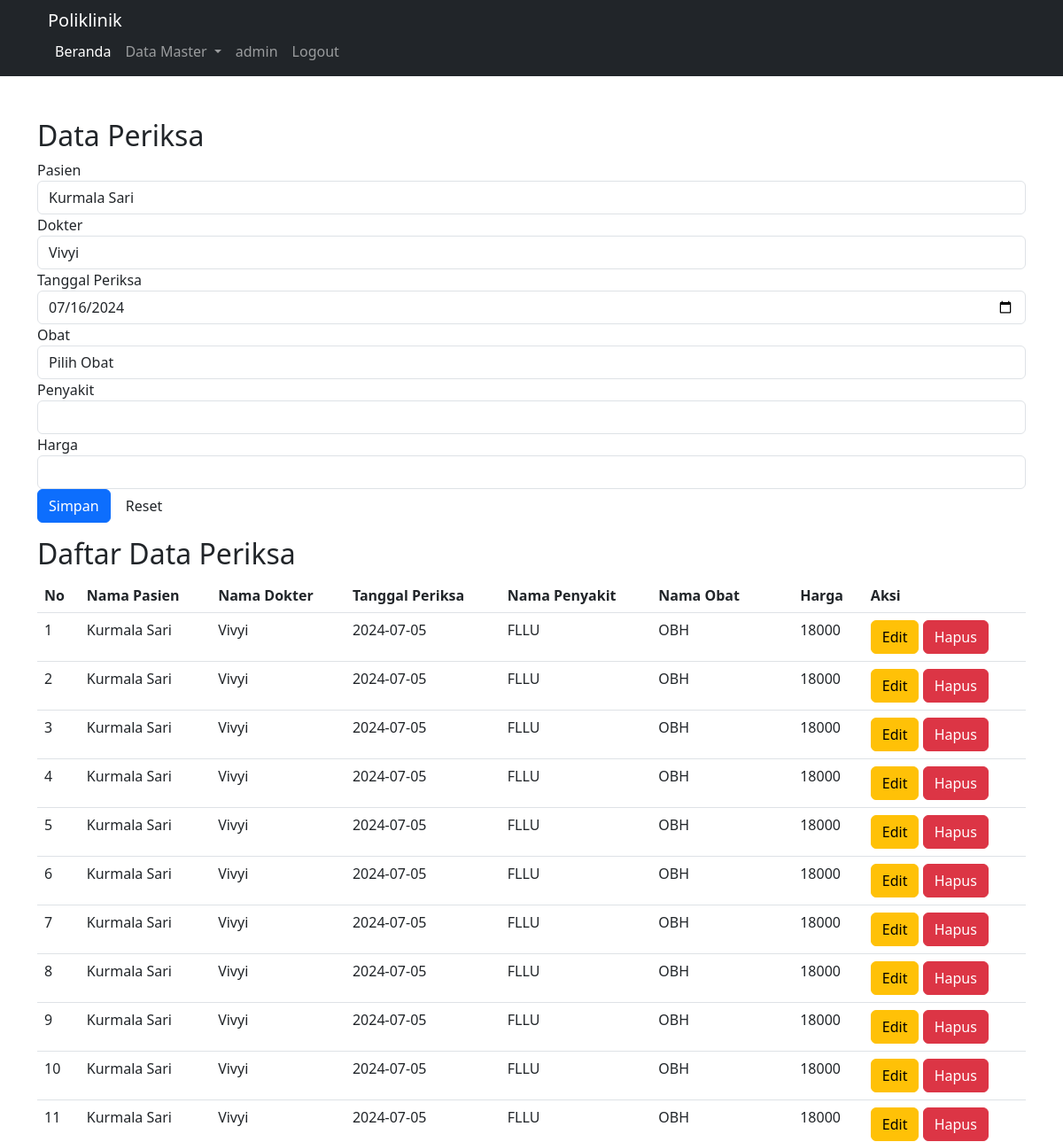
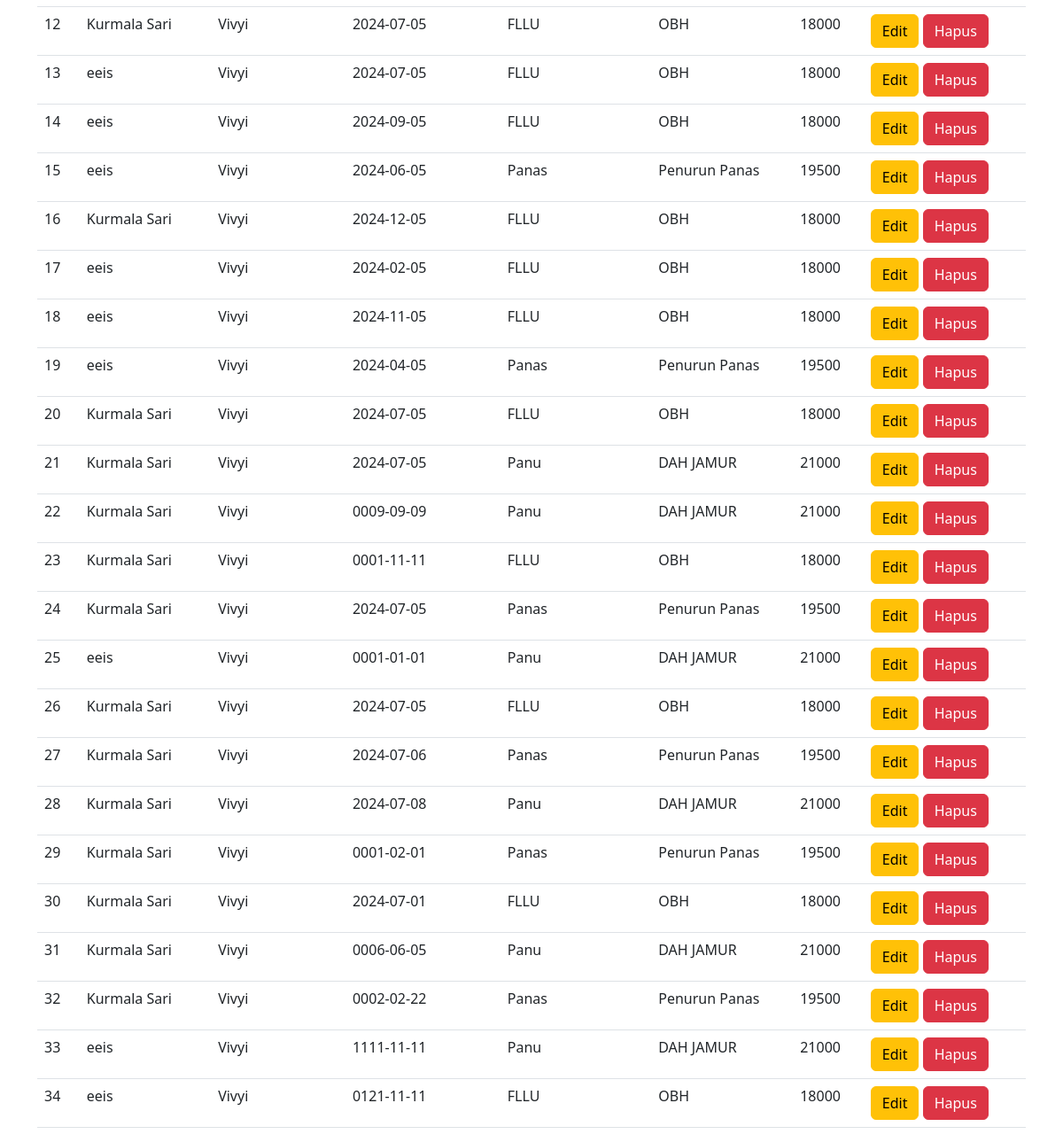
Page /coba.php on the committed database (2 pictures, top to bottom).
### tables this page shows
CREATE TABLE `periksa` (
  `id_periksa` int(11) NOT NULL,
  `id_pasien` int(11) NOT NULL,
  `id_dokter` int(11) NOT NULL,
  `tgl_periksa` date NOT NULL,
  `id_obat` int(11) NOT NULL,
  `id_penyakit` int(11) NOT NULL,
  `id_harga` int(11) NOT NULL
);

CREATE TABLE `pasien` (
  `id_pasien` int(11) NOT NULL,
  `nama_pasien` varchar(30) NOT NULL,
  `alamat_pasien` text NOT NULL,
  `no_hp_pasien` varchar(50) NOT NULL
);

CREATE TABLE `dokter` (
  `id_dokter` int(11) NOT NULL,
  `nama_dokter` varchar(50) NOT NULL,
  `alamat_dokter` text NOT NULL,
  `no_hp_dokter` varchar(50) NOT NULL
);

CREATE TABLE `obat` (
  `id_obat` int(11) NOT NULL,
  `nama_obat` varchar(255) NOT NULL,
  `id_penyakit` varchar(255) NOT NULL,
  `harga` int(11) NOT NULL,
  `foto` varchar(100) NOT NULL
);

### coba.php (the view, shortened to what this page needs)
<?php
include "header.php";
include "database.php";
?>
<div class="container mt-5">
    <h2>Data Periksa</h2>
    <form name="periksa" action="data_periksa.php" method="POST">
        <div class="form-group">
            <label for="inputpasien">Pasien</label>
            <select class="form-control" name="id_pasien">
                <?php
                $pasien_result = mysqli_query($conn, "SELECT * FROM pasien");
                while ($data_pasien = mysqli_fetch_array($pasien_result)) {
                    echo '<option value="' . $data_pasien['id_pasien'] . '">' . $data_pasien['nama_pasien'] . '</option>';
                }
                ?>
            </select>
        </div>
        <div class="form-group">
            <label for="inputDokter">Dokter</label>
            <select class="form-control" name="id_dokter">
                <?php
                $dokter_result = mysqli_query($conn, "SELECT * FROM dokter");
                while ($data_dokter = mysqli_fetch_array($dokter_result)) {
                    echo '<option value="' . $data_dokter['id_dokter'] . '">' . $data_dokter['nama_dokter'] . '</option>';
                }
                ?>
            </select>
        </div>
        <div class="form-group">
            <label for="tgl">Tanggal Periksa</label>
            <input type="date" name="tgl_periksa" id="tgl" value="<?= date('Y-m-d') ?>" class="form-control" required autofocus>
        </div>
        <div class="form-group">
            <label for="inputObat">Obat</label>
            <select class="form-control" name="id_obat" id="inputObat" onchange="updateFields()">
                <option value="">Pilih Obat</option>
            </select>
        </div>
        <div class="form-group">
            <label for="inputPenyakit">Penyakit</label>
            <input type="text" class="form-control" name="id_penyakit" id="inputPenyakit" readonly>
        </div>
        <div class="form-group">
            <label for="inputHarga">Harga</label>
            <input type="text" class="form-control" name="id_harga" id="inputHarga" readonly>
        </div>
        <button type="submit" class="btn btn-primary">Simpan</button>
        <button type="reset" class="btn btn-default">Reset</button>
    </form>
    <h2>Daftar Data Periksa</h2>
    <table class="table">
        <thead>
            <tr>
                <th>No</th>
                <th>Nama Pasien</th>
                <th>Nama Dokter</th>
                <th>Tanggal Periksa</th>
                <th>Nama Penyakit</th>
                <th>Nama Obat</th>
                <th>Harga</th>
                <th>Aksi</th>
            </tr>
        </thead>
        <tbody>
            <?php
            $result = mysqli_query($conn, "SELECT p.*, ps.nama_pasien, d.nama_dokter, o.id_penyakit, o.nama_obat, o.harga
                                          FROM periksa p
                                          INNER JOIN pasien ps ON p.id_pasien = ps.id_pasien
                                          INNER JOIN dokter d ON p.id_dokter = d.id_dokter
                                          INNER JOIN obat o ON p.id_obat = o.id_obat");
            $no = 1;
            while ($ambil_data = mysqli_fetch_array($result)) {
            ?>
                <tr>
                    <td><?php echo $no++ ?></td>
                    <td><?php echo $ambil_data['nama_pasien'] ?></td>
                    <td><?php echo $ambil_data['nama_dokter'] ?></td>
                    <td><?php echo $ambil_data['tgl_periksa'] ?></td>
                    <td><?php echo $ambil_data['id_penyakit'] ?></td>
                    <td><?php echo $ambil_data['nama_obat'] ?></td>
                    <td><?php echo $ambil_data['harga'] ?></td>
                    <td>
                        <a href="edit_dokter.php?id=<?php echo $ambil_data['id_dokter']?>" class="btn btn-warning">Edit</a>
                        <a href="hapus_data_dokter.php?id=<?php echo $ambil_data['id_dokter']?>" class="btn btn-danger" onclick="return confirm('Yakin Hapus ini ?')">Hapus</a>
                    </td>
                </tr>
            <?php
            }
            ?>
        </tbody>
    </table>
</div>

### rows in the picture
periksa: id_pasien.nama_pasien "Kurmala Sari", id_dokter.nama_dokter "Vivyi", tgl_periksa "2024-07-05", id_obat.id_penyakit "FLLU", id_obat.nama_obat "OBH", id_obat.harga "18000"
periksa: id_pasien.nama_pasien "Kurmala Sari", id_dokter.nama_dokter "Vivyi", tgl_periksa "2024-07-05", id_obat.id_penyakit "FLLU", id_obat.nama_obat "OBH", id_obat.harga "18000"
periksa: id_pasien.nama_pasien "Kurmala Sari", id_dokter.nama_dokter "Vivyi", tgl_periksa "2024-07-05", id_obat.id_penyakit "FLLU", id_obat.nama_obat "OBH", id_obat.harga "18000"
periksa: id_pasien.nama_pasien "Kurmala Sari", id_dokter.nama_dokter "Vivyi", tgl_periksa "2024-07-05", id_obat.id_penyakit "FLLU", id_obat.nama_obat "OBH", id_obat.harga "18000"
periksa: id_pasien.nama_pasien "Kurmala Sari", id_dokter.nama_dokter "Vivyi", tgl_periksa "2024-07-05", id_obat.id_penyakit "FLLU", id_obat.nama_obat "OBH", id_obat.harga "18000"
periksa: id_pasien.nama_pasien "Kurmala Sari", id_dokter.nama_dokter "Vivyi", tgl_periksa "2024-07-05", id_obat.id_penyakit "FLLU", id_obat.nama_obat "OBH", id_obat.harga "18000"
periksa: id_pasien.nama_pasien "Kurmala Sari", id_dokter.nama_dokter "Vivyi", tgl_periksa "2024-07-05", id_obat.id_penyakit "FLLU", id_obat.nama_obat "OBH", id_obat.harga "18000"
periksa: id_pasien.nama_pasien "Kurmala Sari", id_dokter.nama_dokter "Vivyi", tgl_periksa "2024-07-05", id_obat.id_penyakit "FLLU", id_obat.nama_obat "OBH", id_obat.harga "18000"
periksa: id_pasien.nama_pasien "Kurmala Sari", id_dokter.nama_dokter "Vivyi", tgl_periksa "2024-07-05", id_obat.id_penyakit "FLLU", id_obat.nama_obat "OBH", id_obat.harga "18000"
periksa: id_pasien.nama_pasien "Kurmala Sari", id_dokter.nama_dokter "Vivyi", tgl_periksa "2024-07-05", id_obat.id_penyakit "FLLU", id_obat.nama_obat "OBH", id_obat.harga "18000"
periksa: id_pasien.nama_pasien "Kurmala Sari", id_dokter.nama_dokter "Vivyi", tgl_periksa "2024-07-05", id_obat.id_penyakit "FLLU", id_obat.nama_obat "OBH", id_obat.harga "18000"
periksa: id_pasien.nama_pasien "Kurmala Sari", id_dokter.nama_dokter "Vivyi", tgl_periksa "2024-07-05", id_obat.id_penyakit "FLLU", id_obat.nama_obat "OBH", id_obat.harga "18000"
periksa: id_pasien.nama_pasien "eeis", id_dokter.nama_dokter "Vivyi", tgl_periksa "2024-07-05", id_obat.id_penyakit "FLLU", id_obat.nama_obat "OBH", id_obat.harga "18000"
periksa: id_pasien.nama_pasien "eeis", id_dokter.nama_dokter "Vivyi", tgl_periksa "2024-09-05", id_obat.id_penyakit "FLLU", id_obat.nama_obat "OBH", id_obat.harga "18000"
periksa: id_pasien.nama_pasien "eeis", id_dokter.nama_dokter "Vivyi", tgl_periksa "2024-06-05", id_obat.id_penyakit "Panas", id_obat.nama_obat "Penurun Panas", id_obat.harga "19500"
periksa: id_pasien.nama_pasien "Kurmala Sari", id_dokter.nama_dokter "Vivyi", tgl_periksa "2024-12-05", id_obat.id_penyakit "FLLU", id_obat.nama_obat "OBH", id_obat.harga "18000"
periksa: id_pasien.nama_pasien "eeis", id_dokter.nama_dokter "Vivyi", tgl_periksa "2024-02-05", id_obat.id_penyakit "FLLU", id_obat.nama_obat "OBH", id_obat.harga "18000"
periksa: id_pasien.nama_pasien "eeis", id_dokter.nama_dokter "Vivyi", tgl_periksa "2024-11-05", id_obat.id_penyakit "FLLU", id_obat.nama_obat "OBH", id_obat.harga "18000"
periksa: id_pasien.nama_pasien "eeis", id_dokter.nama_dokter "Vivyi", tgl_periksa "2024-04-05", id_obat.id_penyakit "Panas", id_obat.nama_obat "Penurun Panas", id_obat.harga "19500"
periksa: id_pasien.nama_pasien "Kurmala Sari", id_dokter.nama_dokter "Vivyi", tgl_periksa "2024-07-05", id_obat.id_penyakit "FLLU", id_obat.nama_obat "OBH", id_obat.harga "18000"
periksa: id_pasien.nama_pasien "Kurmala Sari", id_dokter.nama_dokter "Vivyi", tgl_periksa "2024-07-05", id_obat.id_penyakit "Panu", id_obat.nama_obat "DAH JAMUR", id_obat.harga "21000"
periksa: id_pasien.nama_pasien "Kurmala Sari", id_dokter.nama_dokter "Vivyi", tgl_periksa "0009-09-09", id_obat.id_penyakit "Panu", id_obat.nama_obat "DAH JAMUR", id_obat.harga "21000"
periksa: id_pasien.nama_pasien "Kurmala Sari", id_dokter.nama_dokter "Vivyi", tgl_periksa "0001-11-11", id_obat.id_penyakit "FLLU", id_obat.nama_obat "OBH", id_obat.harga "18000"
periksa: id_pasien.nama_pasien "Kurmala Sari", id_dokter.nama_dokter "Vivyi", tgl_periksa "2024-07-05", id_obat.id_penyakit "Panas", id_obat.nama_obat "Penurun Panas", id_obat.harga "19500"
periksa: id_pasien.nama_pasien "eeis", id_dokter.nama_dokter "Vivyi", tgl_periksa "0001-01-01", id_obat.id_penyakit "Panu", id_obat.nama_obat "DAH JAMUR", id_obat.harga "21000"
periksa: id_pasien.nama_pasien "Kurmala Sari", id_dokter.nama_dokter "Vivyi", tgl_periksa "2024-07-05", id_obat.id_penyakit "FLLU", id_obat.nama_obat "OBH", id_obat.harga "18000"
periksa: id_pasien.nama_pasien "Kurmala Sari", id_dokter.nama_dokter "Vivyi", tgl_periksa "2024-07-06", id_obat.id_penyakit "Panas", id_obat.nama_obat "Penurun Panas", id_obat.harga "19500"
periksa: id_pasien.nama_pasien "Kurmala Sari", id_dokter.nama_dokter "Vivyi", tgl_periksa "2024-07-08", id_obat.id_penyakit "Panu", id_obat.nama_obat "DAH JAMUR", id_obat.harga "21000"
periksa: id_pasien.nama_pasien "Kurmala Sari", id_dokter.nama_dokter "Vivyi", tgl_periksa "0001-02-01", id_obat.id_penyakit "Panas", id_obat.nama_obat "Penurun Panas", id_obat.harga "19500"
periksa: id_pasien.nama_pasien "Kurmala Sari", id_dokter.nama_dokter "Vivyi", tgl_periksa "2024-07-01", id_obat.id_penyakit "FLLU", id_obat.nama_obat "OBH", id_obat.harga "18000"
periksa: id_pasien.nama_pasien "Kurmala Sari", id_dokter.nama_dokter "Vivyi", tgl_periksa "0006-06-05", id_obat.id_penyakit "Panu", id_obat.nama_obat "DAH JAMUR", id_obat.harga "21000"
periksa: id_pasien.nama_pasien "Kurmala Sari", id_dokter.nama_dokter "Vivyi", tgl_periksa "0002-02-22", id_obat.id_penyakit "Panas", id_obat.nama_obat "Penurun Panas", id_obat.harga "19500"
periksa: id_pasien.nama_pasien "eeis", id_dokter.nama_dokter "Vivyi", tgl_periksa "1111-11-11", id_obat.id_penyakit "Panu", id_obat.nama_obat "DAH JAMUR", id_obat.harga "21000"
periksa: id_pasien.nama_pasien "eeis", id_dokter.nama_dokter "Vivyi", tgl_periksa "0121-11-11", id_obat.id_penyakit "FLLU", id_obat.nama_obat "OBH", id_obat.harga "18000"

### other values in the picture
form field id_pasien "Kurmala Sari"
form field id_dokter "Vivyi"
